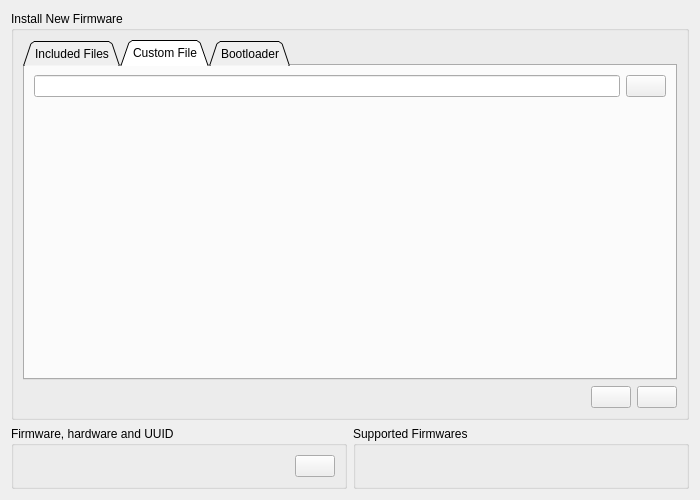
<?xml version="1.0" encoding="UTF-8"?>
<ui version="4.0">
 <class>PageFirmware</class>
 <widget class="QWidget" name="PageFirmware">
  <property name="geometry">
   <rect>
    <x>0</x>
    <y>0</y>
    <width>700</width>
    <height>500</height>
   </rect>
  </property>
  <property name="windowTitle">
   <string>Form</string>
  </property>
  <layout class="QVBoxLayout" name="verticalLayout_4">
   <item>
    <widget class="QGroupBox" name="groupBox">
     <property name="title">
      <string>Install New Firmware</string>
     </property>
     <layout class="QVBoxLayout" name="verticalLayout_3">
      <item>
       <widget class="QTabWidget" name="fwTabWidget">
        <property name="tabShape">
         <enum>QTabWidget::Triangular</enum>
        </property>
        <property name="currentIndex">
         <number>1</number>
        </property>
        <widget class="QWidget" name="tab">
         <attribute name="title">
          <string>Included Files</string>
         </attribute>
         <layout class="QVBoxLayout" name="verticalLayout_7">
          <item>
           <layout class="QHBoxLayout" name="horizontalLayout_5">
            <item>
             <layout class="QVBoxLayout" name="verticalLayout_5">
              <item>
               <widget class="QLabel" name="label">
                <property name="font">
                 <font>
                  <weight>75</weight>
                  <bold>true</bold>
                 </font>
                </property>
                <property name="text">
                 <string>Hardware Version</string>
                </property>
                <property name="alignment">
                 <set>Qt::AlignCenter</set>
                </property>
               </widget>
              </item>
              <item>
               <widget class="QListWidget" name="hwList"/>
              </item>
             </layout>
            </item>
            <item>
             <layout class="QVBoxLayout" name="verticalLayout_6">
              <item>
               <widget class="QLabel" name="label_2">
                <property name="font">
                 <font>
                  <weight>75</weight>
                  <bold>true</bold>
                 </font>
                </property>
                <property name="text">
                 <string>Firmware</string>
                </property>
                <property name="alignment">
                 <set>Qt::AlignCenter</set>
                </property>
               </widget>
              </item>
              <item>
               <widget class="QListWidget" name="fwList"/>
              </item>
             </layout>
            </item>
           </layout>
          </item>
          <item>
           <layout class="QHBoxLayout" name="horizontalLayout_6">
            <item>
             <widget class="QCheckBox" name="showNonDefaultBox">
              <property name="toolTip">
               <string>Show firmwares with non-default compilation options</string>
              </property>
              <property name="text">
               <string>Show non-default firmwares</string>
              </property>
             </widget>
            </item>
            <item>
             <spacer name="horizontalSpacer">
              <property name="orientation">
               <enum>Qt::Horizontal</enum>
              </property>
              <property name="sizeHint" stdset="0">
               <size>
                <width>40</width>
                <height>20</height>
               </size>
              </property>
             </spacer>
            </item>
            <item>
             <widget class="QPushButton" name="changelogButton">
              <property name="toolTip">
               <string>Show firmware changelog</string>
              </property>
              <property name="text">
               <string/>
              </property>
              <property name="icon">
               <iconset resource="../res.qrc">
                <normaloff>:/res/icons/About-96.png</normaloff>:/res/icons/About-96.png</iconset>
              </property>
             </widget>
            </item>
           </layout>
          </item>
         </layout>
        </widget>
        <widget class="QWidget" name="tab_2">
         <attribute name="title">
          <string>Custom File</string>
         </attribute>
         <layout class="QVBoxLayout" name="verticalLayout">
          <item>
           <layout class="QHBoxLayout" name="horizontalLayout_4">
            <item>
             <widget class="QLineEdit" name="fwEdit"/>
            </item>
            <item>
             <widget class="QPushButton" name="chooseButton">
              <property name="sizePolicy">
               <sizepolicy hsizetype="Fixed" vsizetype="Fixed">
                <horstretch>0</horstretch>
                <verstretch>0</verstretch>
               </sizepolicy>
              </property>
              <property name="toolTip">
               <string>Choose file...</string>
              </property>
              <property name="text">
               <string/>
              </property>
              <property name="icon">
               <iconset resource="../res.qrc">
                <normaloff>:/res/icons/Open Folder-96.png</normaloff>:/res/icons/Open Folder-96.png</iconset>
              </property>
             </widget>
            </item>
           </layout>
          </item>
          <item>
           <spacer name="verticalSpacer">
            <property name="orientation">
             <enum>Qt::Vertical</enum>
            </property>
            <property name="sizeHint" stdset="0">
             <size>
              <width>20</width>
              <height>249</height>
             </size>
            </property>
           </spacer>
          </item>
         </layout>
        </widget>
        <widget class="QWidget" name="tab_3">
         <attribute name="title">
          <string>Bootloader</string>
         </attribute>
         <layout class="QVBoxLayout" name="verticalLayout_8">
          <item>
           <widget class="QListWidget" name="blList"/>
          </item>
         </layout>
        </widget>
       </widget>
      </item>
      <item>
       <layout class="QHBoxLayout" name="horizontalLayout_3">
        <item>
         <widget class="DisplayPercentage" name="display" native="true"/>
        </item>
        <item>
         <widget class="QPushButton" name="cancelButton">
          <property name="sizePolicy">
           <sizepolicy hsizetype="Fixed" vsizetype="Fixed">
            <horstretch>0</horstretch>
            <verstretch>0</verstretch>
           </sizepolicy>
          </property>
          <property name="toolTip">
           <string>Cancel upload</string>
          </property>
          <property name="text">
           <string/>
          </property>
          <property name="icon">
           <iconset resource="../res.qrc">
            <normaloff>:/res/icons/Cancel-96.png</normaloff>:/res/icons/Cancel-96.png</iconset>
          </property>
         </widget>
        </item>
        <item>
         <widget class="QPushButton" name="uploadButton">
          <property name="sizePolicy">
           <sizepolicy hsizetype="Fixed" vsizetype="Fixed">
            <horstretch>0</horstretch>
            <verstretch>0</verstretch>
           </sizepolicy>
          </property>
          <property name="toolTip">
           <string>Update firmware on the connected MaxkGo-BMS</string>
          </property>
          <property name="text">
           <string/>
          </property>
          <property name="icon">
           <iconset resource="../res.qrc">
            <normaloff>:/res/icons/Download-96.png</normaloff>:/res/icons/Download-96.png</iconset>
          </property>
         </widget>
        </item>
       </layout>
      </item>
     </layout>
    </widget>
   </item>
   <item>
    <layout class="QHBoxLayout" name="horizontalLayout_2">
     <item>
      <widget class="QGroupBox" name="groupBox_2">
       <property name="title">
        <string>Firmware, hardware and UUID</string>
       </property>
       <layout class="QHBoxLayout" name="horizontalLayout">
        <item>
         <widget class="QLabel" name="currentLabel">
          <property name="text">
           <string/>
          </property>
         </widget>
        </item>
        <item>
         <widget class="QPushButton" name="readVersionButton">
          <property name="sizePolicy">
           <sizepolicy hsizetype="Fixed" vsizetype="Fixed">
            <horstretch>0</horstretch>
            <verstretch>0</verstretch>
           </sizepolicy>
          </property>
          <property name="toolTip">
           <string>Read firmware version</string>
          </property>
          <property name="text">
           <string/>
          </property>
          <property name="icon">
           <iconset resource="../res.qrc">
            <normaloff>:/res/icons/Upload-96.png</normaloff>:/res/icons/Upload-96.png</iconset>
          </property>
         </widget>
        </item>
       </layout>
      </widget>
     </item>
     <item>
      <widget class="QGroupBox" name="groupBox_3">
       <property name="title">
        <string>Supported Firmwares</string>
       </property>
       <layout class="QVBoxLayout" name="verticalLayout_2">
        <item>
         <widget class="QLabel" name="supportedLabel">
          <property name="text">
           <string/>
          </property>
         </widget>
        </item>
       </layout>
      </widget>
     </item>
    </layout>
   </item>
  </layout>
 </widget>
 <customwidgets>
  <customwidget>
   <class>DisplayPercentage</class>
   <extends>QWidget</extends>
   <header>widgets/displaypercentage.h</header>
   <container>1</container>
  </customwidget>
 </customwidgets>
 <resources>
  <include location="../res.qrc"/>
 </resources>
 <connections/>
</ui>
